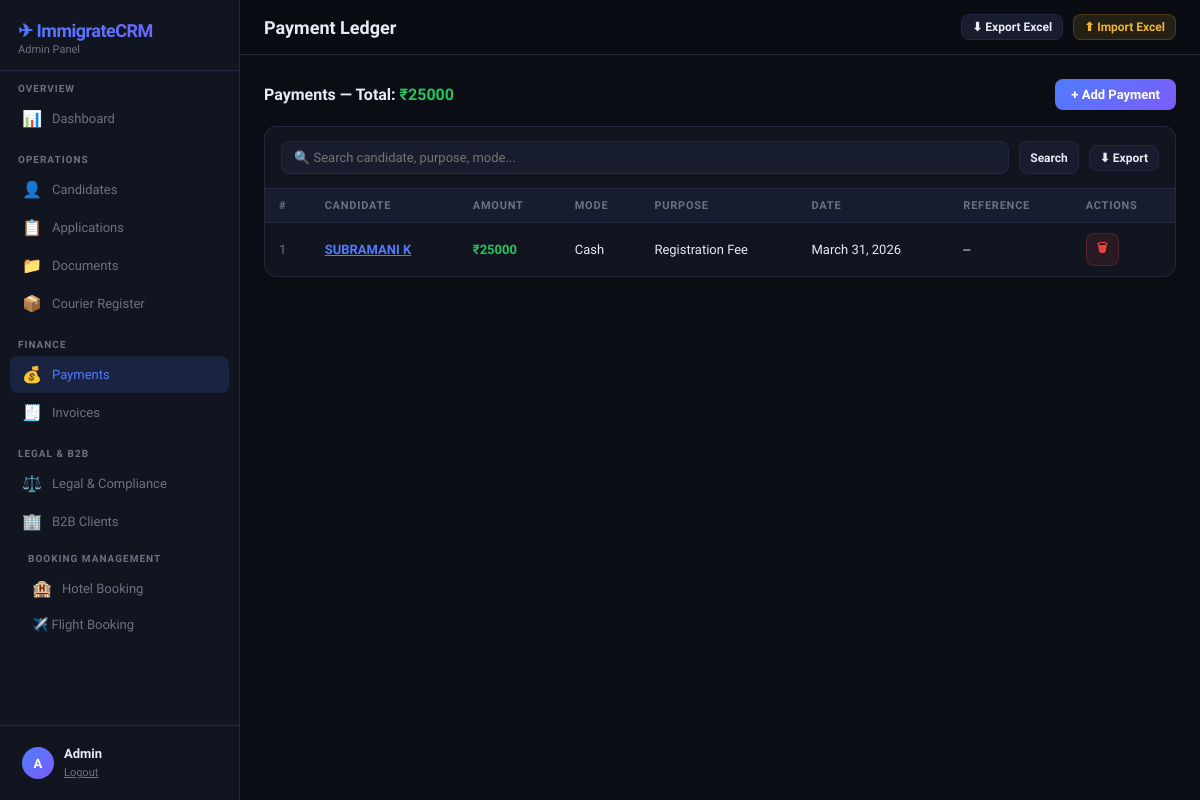
Page /payments/ (signed in) on the earlier database version.
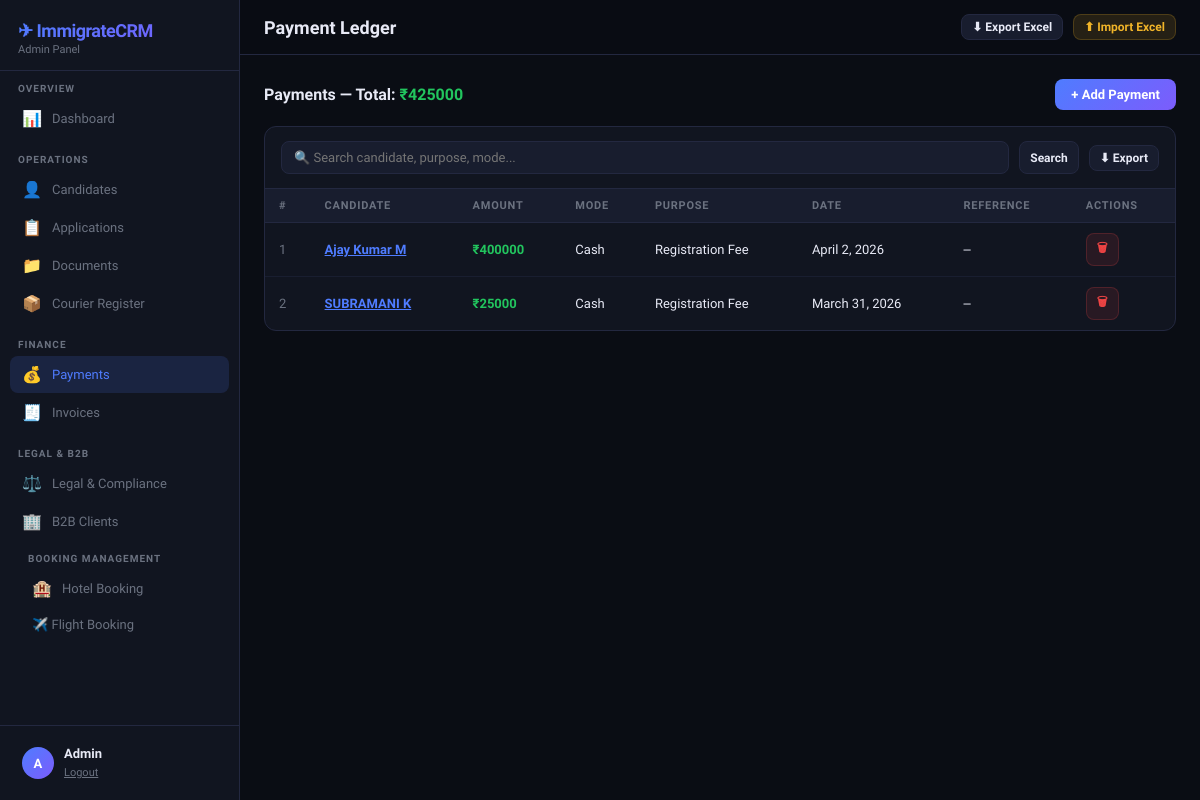
Same page on the later database version.
### crm/models.py (models this page shows, shortened)
class Payment(models.Model):
    MODE_CHOICES = [('Cash','Cash'),('Bank Transfer','Bank Transfer'),
                    ('UPI','UPI'),('GPay','GPay'),('Cheque','Cheque'),('DD','DD')]
    PURPOSE_CHOICES = [('Registration Fee','Registration Fee'),('Visa Fee','Visa Fee'),
                       ('Air Ticket','Air Ticket'),('Documentation','Documentation'),
                       ('Training Fee','Training Fee'),('Miscellaneous','Miscellaneous')]
    candidate = models.ForeignKey(Candidate, on_delete=models.CASCADE, related_name='payments')
    amount = models.DecimalField(max_digits=12, decimal_places=2)
    mode = models.CharField(max_length=30, choices=MODE_CHOICES, default='Cash')
    purpose = models.CharField(max_length=50, choices=PURPOSE_CHOICES, default='Registration Fee')
    date = models.DateField()
    reference = models.CharField(max_length=100, blank=True)
    notes = models.TextField(blank=True)
    created_at = models.DateTimeField(auto_now_add=True)
    class Meta:
        ordering = ['-date']

class Candidate(models.Model):
    CANDIDATE_TYPE = [('New','New'),('Renewal','Renewal'),('Repeat','Repeat')]
    STATUS_CHOICES = [
        ('New','New'),('Documents Pending','Documents Pending'),
        ('Processing','Processing'),('Visa Applied','Visa Applied'),
        ('Approved','Approved'),('Ticket Booked','Ticket Booked'),
        ('Boarded','Boarded'),('Cancelled','Cancelled'),('Refunded','Refunded'),
    ]
    MEDICAL_CHOICES = [('Pending','Pending'),('Fit','Fit'),('Unfit','Unfit'),
                       ('Awaiting Report','Awaiting Report'),('Done','Done')]
    VISA_CHOICES = [('Not Applied','Not Applied'),('Applied','Applied'),
                    ('Approved','Approved'),('Rejected','Rejected'),('On Hold','On Hold')]
    TICKET_CHOICES = [('Not Booked','Not Booked'),('Booked','Booked'),
                      ('Confirmed','Confirmed'),('Cancelled','Cancelled')]
    RESUME_CHOICES = [('Not Received','Not Received'),('Received','Received'),('Uploaded','Uploaded')]
    PASSPORT_COPY_CHOICES = [('Not Received','Not Received'),('Soft Copy','Soft Copy'),
                             ('Original','Original'),('Both','Both')]
    OFFER_LETTER_CHOICES = [('Not Received','Not Received'),('Received','Received'),
                            ('Signed','Signed'),('Sent to Candidate','Sent to Candidate')]
    name = models.CharField(max_length=200)
    phone = models.CharField(max_length=20)
    passport_number = models.CharField(max_length=50, blank=True)
    country = models.CharField(max_length=100, blank=True)
    position = models.CharField(max_length=200, blank=True)
    experience = models.CharField(max_length=100, blank=True)
    status = models.CharField(max_length=30, choices=STATUS_CHOICES, default='New')
    medical_status = models.CharField(max_length=30, choices=MEDICAL_CHOICES, default='Pending')
    visa_status = models.CharField(max_length=30, choices=VISA_CHOICES, default='Not Applied')
    ticket_status = models.CharField(max_length=30, choices=TICKET_CHOICES, default='Not Booked')
    payment = models.DecimalField(max_digits=12, decimal_places=2, default=0)
    resume_status = models.CharField(max_length=30, choices=RESUME_CHOICES, default='Not Received')
    resume_file = models.FileField(upload_to='resumes/', blank=True, null=True)
    passport_copy_status = models.CharField(max_length=30, choices=PASSPORT_COPY_CHOICES, default='Not Received')
    passport_copy_file = models.FileField(upload_to='passports/', blank=True, null=True)
    offer_letter_status = models.CharField(max_length=30, choices=OFFER_LETTER_CHOICES, default='Not Received')
    offer_letter_file = models.FileField(upload_to='offer_letters/', blank=True, null=True)
    travel_date = models.DateField(null=True, blank=True)
    reference = models.CharField(max_length=200, blank=True)
    remarks = models.TextField(blank=True)
    followup_date = models.DateField(null=True, blank=True)
    staff_name = models.CharField(max_length=100, blank=True)
    registration_date = models.DateField(null=True, blank=True)
    candidate_type = models.CharField(max_length=20, choices=CANDIDATE_TYPE, default='New')
    created_at = models.DateTimeField(auto_now_add=True)
    updated_at = models.DateTimeField(auto_now=True)
    class Meta:
        ordering = ['-created_at']

### crm/views.py (the view)
# urls.py: path('payments/', views.payments, name='payments'),
@login_required
def payments(request):
    q = request.GET.get('q','')
    qs = Payment.objects.select_related('candidate').all()
    if q:
        qs = qs.filter(Q(candidate__name__icontains=q)|Q(purpose__icontains=q)|Q(mode__icontains=q))
    form = PaymentForm()
    total = qs.aggregate(t=Sum('amount'))['t'] or 0
    return render(request, 'crm/payments.html', {'payments': qs, 'form': form, 'q': q, 'total': total, 'page': 'payments'})

### crm/forms.py
class PaymentForm(forms.ModelForm):
    class Meta:
        model = Payment
        fields = ['candidate','amount','mode','purpose','date','reference','notes']
        widgets = {
            'date': forms.DateInput(attrs={'type':'date'}),
            'notes': forms.Textarea(attrs={'rows':2}),
        }
    def __init__(self, *args, **kwargs):
        super().__init__(*args, **kwargs)
        self.fields['date'].initial = datetime.date.today()
        for field in self.fields.values():
            field.required = False
        self.fields['candidate'].required = True
        self.fields['amount'].required = True
        self.fields['date'].required = True

### crm/templates/crm/payments.html (shortened to what this page needs)
{% extends 'crm/base.html' %}
{% block page_title %}Payment Ledger{% endblock %}
{% block content %}
<div class="section-header">
  <div class="section-title">Payments — Total: <span class="text-green">₹{{ total|floatformat:0 }}</span></div>
  <button class="btn btn-primary" onclick="document.getElementById('addPayModal').style.display='flex'">+ Add Payment</button>
</div>
<div class="table-card">
  <div class="table-toolbar">
    <form method="get" style="display:flex;gap:10px;flex:1;">
      <input class="search-input" name="q" value="{{ q }}" placeholder="🔍 Search candidate, purpose, mode...">
      <button type="submit" class="btn btn-secondary btn-sm">Search</button>
    </form>
    <a href="{% url 'export_excel' %}" class="btn btn-secondary btn-sm">⬇ Export</a>
  </div>
  <div class="table-responsive">
    <table>
      <thead>
        <tr><th>#</th><th>Candidate</th><th>Amount</th><th>Mode</th><th>Purpose</th><th>Date</th><th>Reference</th><th>Actions</th></tr>
      </thead>
      <tbody>
        {% for p in payments %}
        <tr>
          <td class="text-muted">{{ forloop.counter }}</td>
          <td><a href="{% url 'candidate_view' p.candidate.pk %}" style="color:var(--accent);font-weight:600;">{{ p.candidate.name }}</a></td>
          <td class="text-green fw-bold">₹{{ p.amount|floatformat:0 }}</td>
          <td>{{ p.mode }}</td>
          <td>{{ p.purpose }}</td>
          <td>{{ p.date }}</td>
          <td class="mono">{{ p.reference|default:"—" }}</td>
          <td><a href="{% url 'payment_delete' p.pk %}" class="btn btn-danger btn-sm"
               onclick="return confirm('Delete this payment?')">🗑</a></td>
        </tr>
        {% empty %}
        <tr><td colspan="8"><div class="empty-state"><div class="empty-icon">💰</div><p>No payments recorded yet.</p></div></td></tr>
        {% endfor %}
      </tbody>
    </table>
  </div>
</div>
{% endblock %}

Differences in the rows shown:
added Payment: candidate.name "Ajay Kumar M", amount "400000", mode "Cash", purpose "Registration Fee", date "April 2, 2026", reference "—"
Other differences:
{{ total|floatformat:0 }}: "25000" → "425000"
